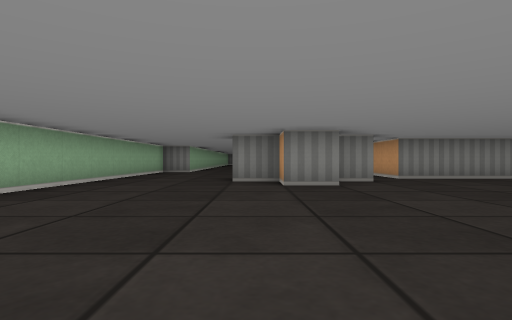
View 1 (above)

24 first-person views from a walk through a cub3D maze. The camera is about half as high as the walls, looks level and sees 80° across. The floor is counted in squares. Each view is taken from the middle of a square. On the plan, view 1 faces up. The plan holds only what a view shows up to about 9 squares ahead; the rest is blank.

View 2
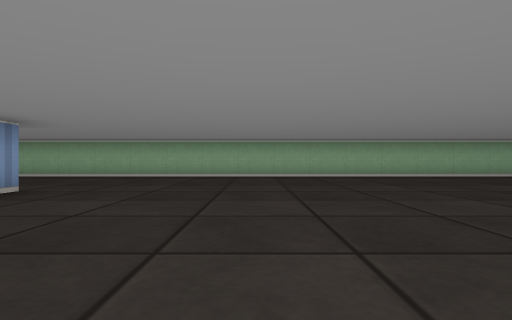

View 3
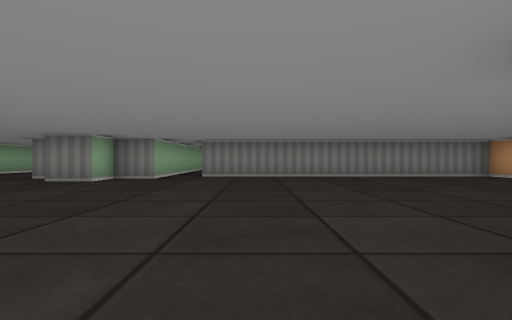

View 4
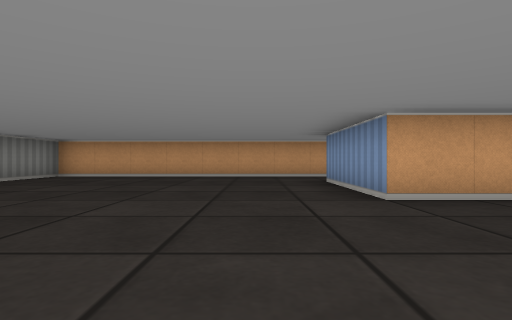

View 5
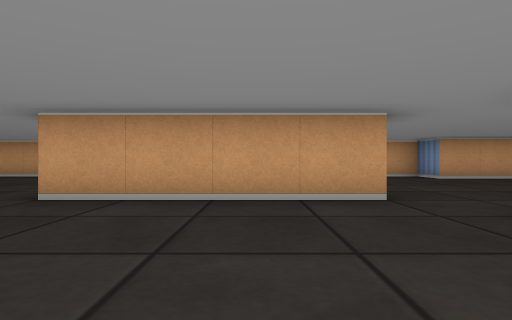

View 6
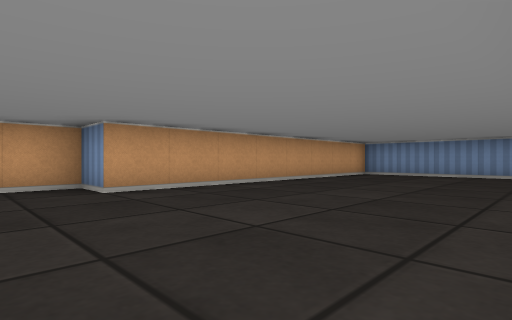

View 7
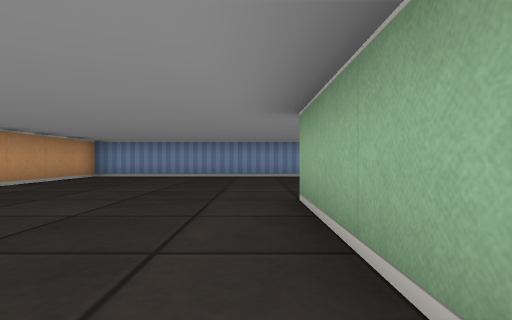

View 8
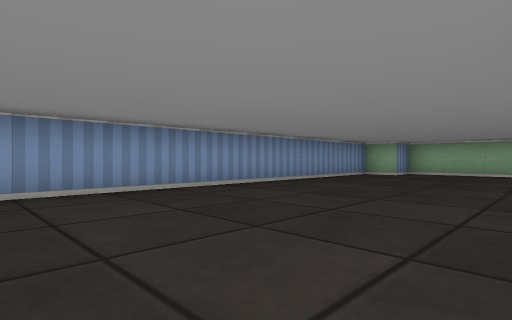

View 9
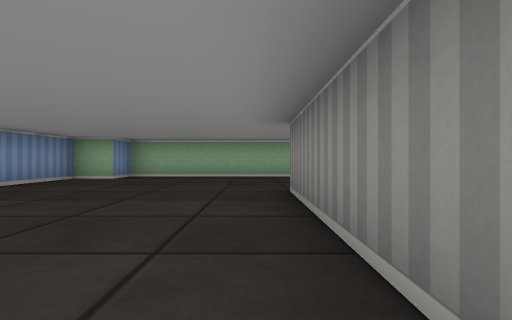

View 10
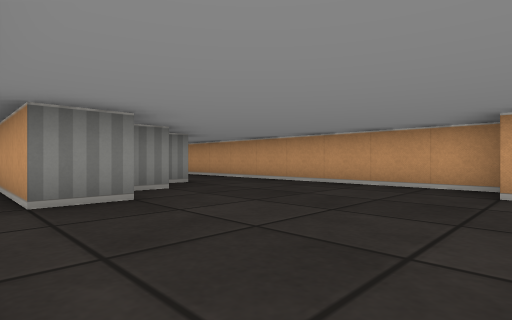

View 11
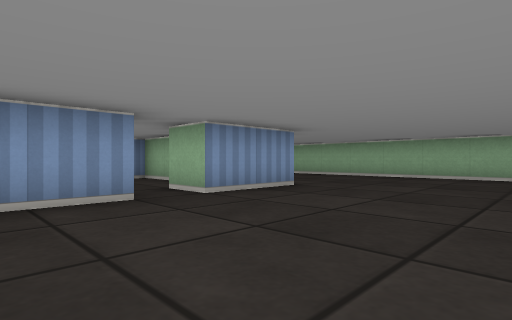

View 12
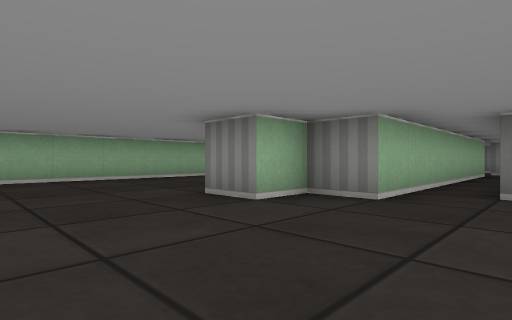

View 13
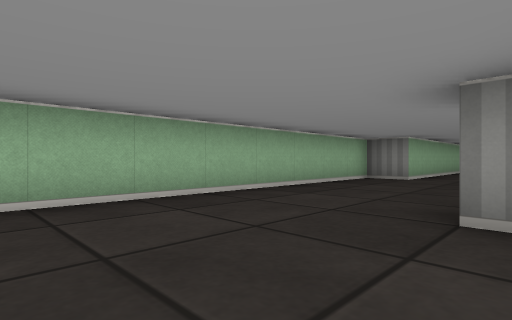

View 14
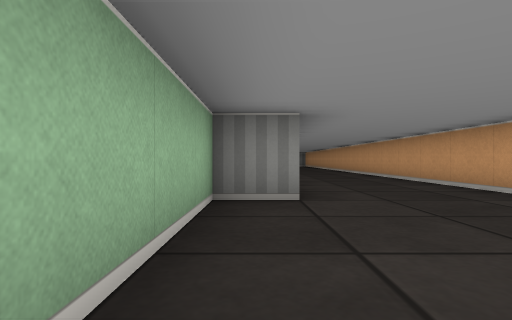

View 15
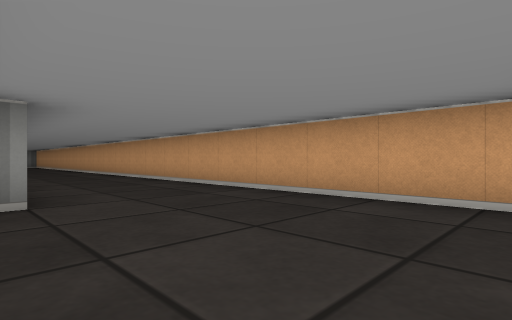

View 16
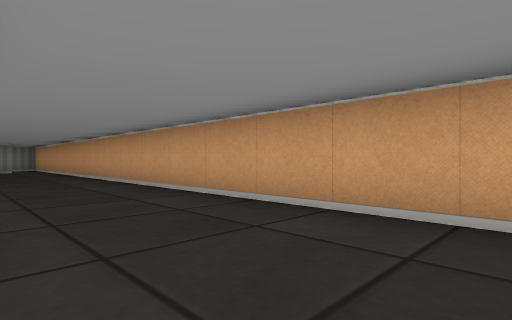

View 17
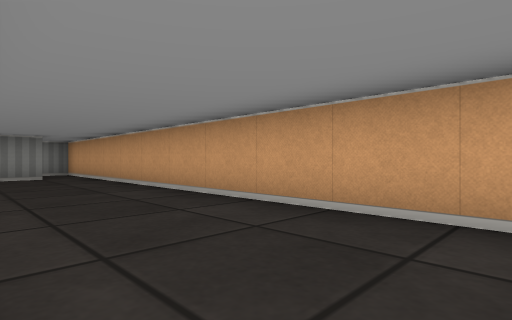

View 18
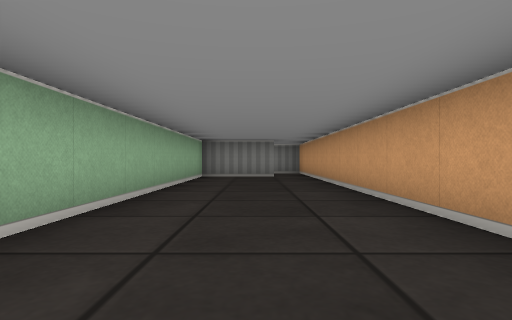

View 19
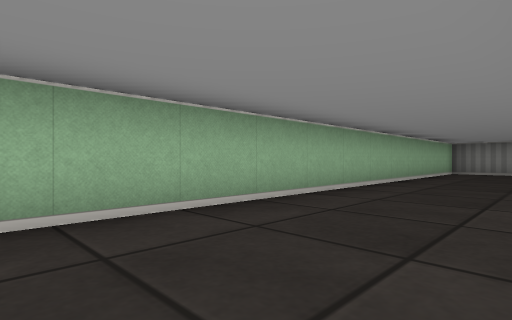

View 20
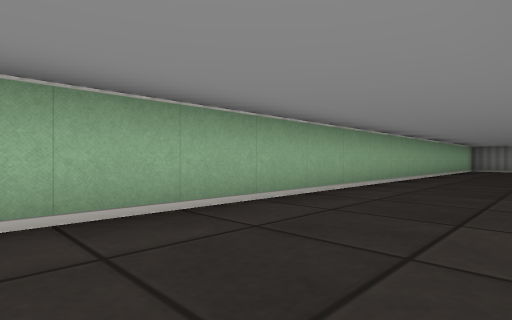

View 21
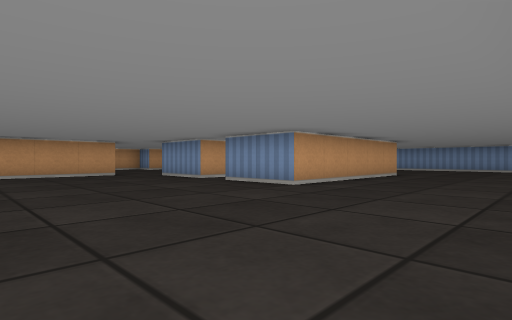

View 22
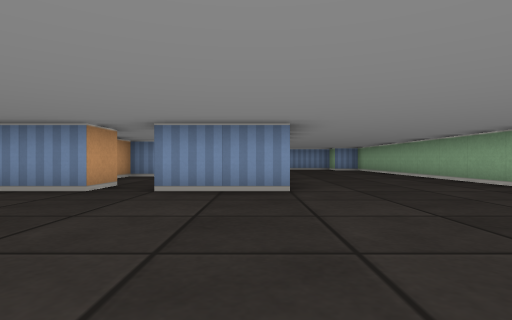

View 23
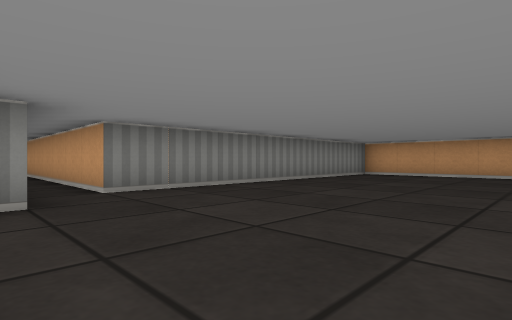

View 24
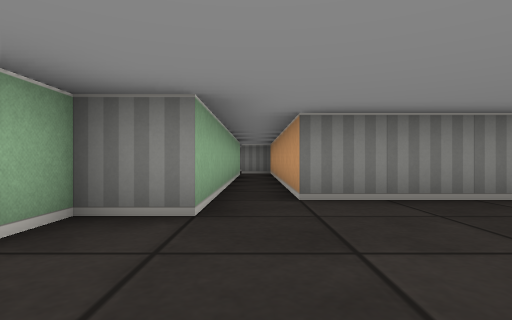

### Floor plan
Points are (right, up) in squares from view 1. A wall is a line through its corners. A room is listed if a view was taken in it or the views show most of it. See-through windows are left out.
Room 1 (views 1, 2, 3, 4, 5, 6, 7, 8, 9, 10, 11, 12, 13, 14, 15, 16, 17, 18, 19, 20, 21, 22, 23, 24)
walls: (7.5, -3.5) (6.5, -3.5) (6.5, 0.5) (9.5, 0.5); (3.5, -5.5) (3.5, -4.5) (5.2, -4.5); (8.5, -2.5) (7.9, -2.5); (9.6, -1.5) (9, -1.5); (0.5, 8.2) (0.5, 29.2); (5.5, -6.5) (5.5, -9.5); (4.5, -9.5) (0.5, -9.5) (0.5, -4.5) (2.5, -4.5) (2.5, -5.5); (2.5, 13.5) (2.5, 6.5) (1.5, 6.5) (1.5, 5.5) (0.5, 5.5) (0.5, 6.5) (-0.5, 6.5); (-0.4, 27.5) (-2.5, 27.5) (-2.5, 11.5) (-3.5, 11.5) (-3.5, -13.5) (-2.5, -13.5) (-2.5, -14.5) (10.5, -14.5) (10.5, -6.5) (11.5, -6.5) (11.5, 7.5) (3.5, 7.5) (3.5, 13.4)
ways out: opening at (3, -5) to room 2; opening at (0, 29); opening at (3, 13)
Room 2 (no view inside)
walls: (1.5, -7.2) (1.5, -8.5); (3.8, -8.5) (4.5, -8.5) (4.5, -7.6)
ways out: opening at (3, -5) to room 1

Where each view was taken, in squares from view 1:
view 1: 0 up, 0 right, facing up
view 2: 1 down, 5 right, facing left
view 3: 1 down, 5 right, facing up
view 4: 2 up, 3 right, facing right
view 5: 2 down, 3 right, facing right
view 6: 5 down, 6 right, facing down-right
view 7: 6 down, 6 right, facing down
view 8: 10 down, 7 right, facing down-left
view 9: 10 down, 5 right, facing left
view 10: 7 down, 6 right, facing up-right
view 11: 1 down, 5 right, facing down-left
view 12: 3 up, 4 right, facing up-left
view 13: 4 up, 0 right, facing up-left
view 14: 8 up, 3 left, facing up
view 15: 8 up, 3 left, facing up-right
view 16: 14 up, 2 left, facing up-right
view 17: 19 up, 2 left, facing up-right
view 18: 19 up, 1 left, facing up
view 19: 16 up, 0 right, facing up-left
view 20: 13 up, 0 right, facing up-left
view 21: 0 up, 3 left, facing down-right
view 22: 0 up, 1 right, facing down
view 23: 3 up, 2 right, facing up-right
view 24: 4 up, 3 right, facing up
